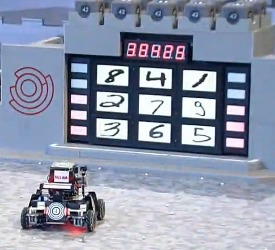
#> input picture parctice/digit_detection/c.jpg, 275 x 250 px
$ python -i rune_recog_template.py   (imports and definitions only)   (Python 2 division)   (older library calls are emulated)
#> lines starting #> are read from the running program, lines starting #| are printed output that depends on the picture; after the words box and inside, x2 and y2 are one past the last pixel; in counts of white or black regions, pixels touching at a corner belong together
#> further down, picture is the input picture: shape (250, 275, 3); mean B, G, R 168.5, 148.7, 140.5
### parctice/rune_recognition_template_cannyfilter/conv.py
import tensorflow as tf
import model as M
import numpy as np

BSIZE = 128

# [14 lines left out: function build_model, not called in this run]

def build_graph():
	img_holder = tf.placeholder(tf.float32,[None,28*28])
	lab_holder = tf.placeholder(tf.float32,[None,10])
	last_layer = build_model(img_holder)
	loss = tf.reduce_mean(tf.nn.sigmoid_cross_entropy_with_logits(labels=lab_holder,logits=last_layer))
	accuracy = M.accuracy(last_layer,tf.argmax(lab_holder,1))
	train_step = tf.train.AdamOptimizer(0.001).minimize(loss)
	return img_holder,lab_holder,loss,train_step,accuracy,last_layer

img_holder,lab_holder,loss,train_step,accuracy,last_layer = build_graph()

sess = tf.Session()
M.loadSess('./model/',sess)

def get_pred(imgs):
	scr = sess.run(tf.argmax(last_layer,1),feed_dict={img_holder:imgs})
	return scr

### parctice/rune_recognition_template_cannyfilter/rune_recog_template.py
import numpy as np
import cv2
import conv
import math
import time
import random
import sys
import matplotlib.pyplot as plt

start_time = time.time()
# TODO: Adjustable Parameters
TEST_FILE_NAME = 'C.jpg'
# Resizing the original image or not before processed it
RESIZING_PROCESSED_IMAGE = True
# In cnt_hier_classifier, to detemine the minimum threshold for the amount of
# contour in a level
CONTOUR_LEVEL_MINIMUM_CONTOUR_AMOUNT = 10
# In centroid_linearity_test, this is the parameters for hough line transform
# TODO: Please adjust this parameters depending on the situation on site
HOUGH_LINE_TRANSFORM_THRESHOLD = 4
HOUGH_LINE_RHO_RESOLUTION = 4
HOUGH_LINE_THETA_RESOLUTION = 0.5*np.pi/180
HOUGH_LINE_MIN_THETA = -20*np.pi/180
HOUGH_LINE_MAX_THETA = 20*np.pi/180
# CONSTANT
FONT = cv2.FONT_HERSHEY_SIMPLEX
WHITE = (255,255,255)
EPSILON = 0.00001

def cnt_hier_classifier(current_index, min_cnt_amt, all_hiers, all_cnts):
	"""
	This is the function that seperates the contours based on their level in hierarchy
	"""
	cnt = all_cnts[current_index]
	hier = all_hiers[current_index]
	current_cnt_levels = []
	if hier[0] != -1:
		current_cnt_levels = cnt_hier_classifier(hier[0], min_cnt_amt, all_hiers, all_cnts)
	else:
		if hier[2] == -1:
			current_cnt_levels = [[current_index]]
		else:
			current_cnt_levels = [[]]
	if hier[2] != -1:
		current_cnt_levels.extend(cnt_hier_classifier(hier[2], min_cnt_amt, all_hiers, all_cnts))
	else:
		current_cnt_levels[0].append(current_index)

	# Remove any contour levels that has less than min_cnt_amt
	if hier[1] == -1:
		if len(current_cnt_levels[0]) < min_cnt_amt:
			current_cnt_levels.pop(0)
	return current_cnt_levels

def points_linearity_test(points, img_shape, threshold, rho_res, theta_res, min_theta, max_theta):
	"""
	This is the function that checks if some of the points in points form a line.
	This is based on the Hough Line Transform.
	"""
	max_length = math.sqrt(img_shape[0]**2 + img_shape[1]**2)
	row = int(max_length / rho_res) + 1
	colomn = int((max_theta - min_theta) / theta_res) + 1
	polling_matrix = np.zeros((row,colomn), dtype=int)
	for point in points:
		for i in range(colomn):
			theta = i*theta_res + min_theta
			rho = point[0]*math.cos(theta) + point[1]*math.sin(theta)
			polling_matrix[int(rho/rho_res)][i] += 1
	return np.argwhere(polling_matrix > threshold)

def get_detection_rune(img_ori):
	"""
	Main Process
	"""
	# img_ori = cv2.imread(TEST_FILE_NAME)
	# Enlarge the image or not
	if RESIZING_PROCESSED_IMAGE == True:
		img = cv2.resize(img_ori, (800,800), interpolation = cv2.INTER_LINEAR)
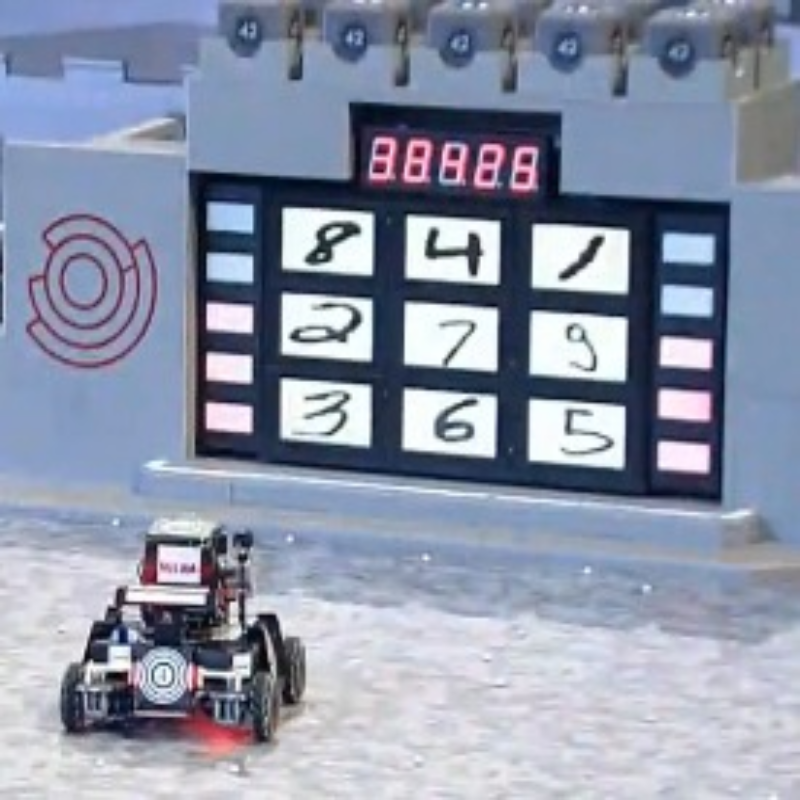
#> img: shape (800, 800, 3); mean B, G, R 168.4, 148.6, 140.4
	else:
		img = img_ori.copy()
	# Convert to grayscale
	img_gray = cv2.cvtColor(img,cv2.COLOR_BGR2GRAY)
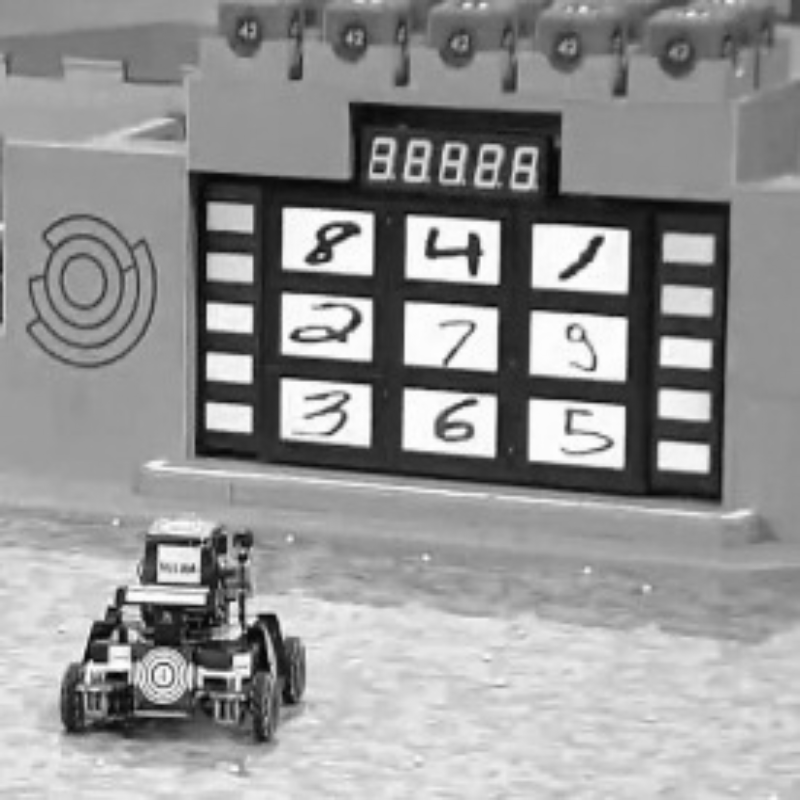
#> img_gray: shape (800, 800); min 3, max 255, mean 148.4
	# Blur the image to remove noises
	img_gray = cv2.GaussianBlur(img_gray, (5,5), 0)
	# Using otsu's binarization to threshold the image and find the scoreboard rectangle
	ret, th_img = cv2.threshold(img_gray,0,255,cv2.THRESH_BINARY+cv2.THRESH_OTSU)
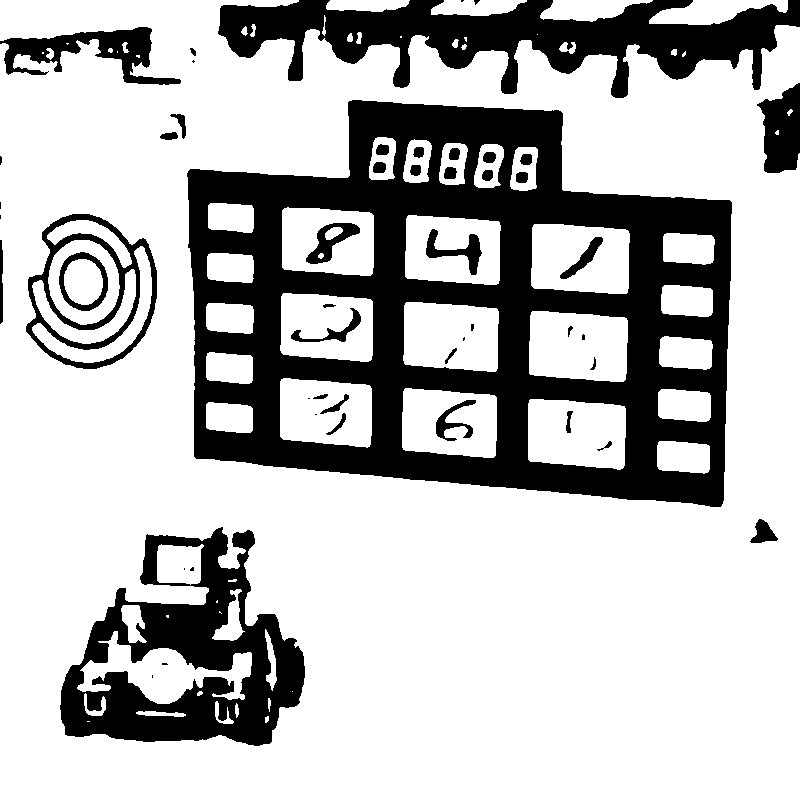
#> th_img: shape (800, 800); 73.1% white; 51 black regions (15 under 20 px)
#> ret = 121
	#cv2.imshow('', th_img)
	# Find the contours from the thresholded image
	_, cnts, hier = cv2.findContours(th_img, cv2.RETR_TREE, cv2.CHAIN_APPROX_SIMPLE)
#> cnts = 120 contours, 32 with area under 20; largest, box (x1, y1, x2, y2) and area: (0, 0, 800, 800) 598152, (186, 99, 733, 508) 177372, (59, 526, 306, 747) 34762, (25, 213, 158, 370) 15638, (529, 311, 628, 382) 6206
	# Sort the contours based on their level in the hierarchy
	contour_levels = cnt_hier_classifier(0, CONTOUR_LEVEL_MINIMUM_CONTOUR_AMOUNT, hier[0], cnts)
#> in cnt_hier_classifier, `cnt = all_cnts[current_index]`: cnt = [[777, 130], [775, 132], [775, 133], [776, 134], [778, 134], [778, 130]]
#> in cnt_hier_classifier, `current_cnt_levels = cnt_hier_classifier(hier[0], min_cnt_amt, all_hie..`: current_cnt_levels = 3 items
#> contour_levels = 3 items

	# Do linearity test based on the centroid and bounding rect top left of each contours
	side_rects_centroid = []
	side_rects_bnd_rect = []
	img_shape = img.shape
#> img_shape = (800, 800, 3)
	for level in contour_levels:
		contours = []
		centroid = []
		top_left = []
		bnd_rect = []
		for cnt_index in level:
			c = cnts[cnt_index]
			M = cv2.moments(c)
			if M["m00"] < 0.001:
				continue
			# Find the centroid of the contours
			contours.append(c)
			cX = int(M["m10"] / M["m00"])
			cY = int(M["m01"] / M["m00"])
			centroid.append([cX,cY])
			# Find the top left of the bounding rect
			x,y,w,h = cv2.boundingRect(c)
			top_left.append([x,y])
			bnd_rect.append([x,y,w,h])

		centroid_lines = points_linearity_test(centroid, img_shape\
												, HOUGH_LINE_TRANSFORM_THRESHOLD\
												, HOUGH_LINE_RHO_RESOLUTION\
												, HOUGH_LINE_THETA_RESOLUTION\
												, HOUGH_LINE_MIN_THETA\
												, HOUGH_LINE_MAX_THETA)
		top_left_lines = points_linearity_test(top_left, img_shape\
												, HOUGH_LINE_TRANSFORM_THRESHOLD\
												, HOUGH_LINE_RHO_RESOLUTION\
												, HOUGH_LINE_THETA_RESOLUTION\
												, HOUGH_LINE_MIN_THETA\
												, HOUGH_LINE_MAX_THETA)
		if len(centroid_lines) == 0:
			continue
		if len(top_left_lines) == 0:
			continue
		centroid_line_points = [[] for i in range(len(centroid_lines))]
		top_left_line_points = [[] for i in range(len(top_left_lines))]

		for i in range(len(contours)):
			cnt = contours[i]
			ctr = centroid[i]
			tpl = top_left[i]
			for j in range(len(centroid_lines)):
				theta = centroid_lines[j][1]
				theta = (theta*HOUGH_LINE_THETA_RESOLUTION) + HOUGH_LINE_MIN_THETA
				rho = ctr[0]*math.cos(theta) + ctr[1]*math.sin(theta)
				rho = int(rho / HOUGH_LINE_RHO_RESOLUTION)
				if rho == centroid_lines[j][0]:
					centroid_line_points[j].append(i)

			for j in range(len(top_left_lines)):
				theta = top_left_lines[j][1]
				theta = (theta*HOUGH_LINE_THETA_RESOLUTION) + HOUGH_LINE_MIN_THETA
				rho = tpl[0]*math.cos(theta) + tpl[1]*math.sin(theta)
				rho = int(rho / HOUGH_LINE_RHO_RESOLUTION)
				if rho == top_left_lines[j][0]:
					top_left_line_points[j].append(i)

		#print(top_left_line_points)
		#print(centroid_line_points)
		for points in top_left_line_points:
			if points in centroid_line_points:
				for idx in points:
					side_rects_centroid.append(centroid[idx])
					side_rects_bnd_rect.append(bnd_rect[idx])
#> this loop made 3 passes
#> (level, centroid_lines, top_left_lines) on pass 2: ([101, 92, 91, 90, 82, 77, 76, 67, 62, 61], [[57, 40], [58, 42], [173, 43], [174, 44]], [[52, 41], [166, 42], [167, 44], [168, 45]])
#> after the loop, side_rects_bnd_rect = 20 items, first 6: [208, 203, 46, 30], [207, 253, 47, 30], [206, 303, 48, 31], [206, 352, 47, 32], [206, 402, 47, 31], [663, 233, 52, 32]; side_rects_centroid = [[230, 217], [230, 267], [229, 317], [229, 367], [228, 417], [688, 248], [686, 300], [685, 352], [684, 404], [682, 456], [688, 248], [686, 300], [685, 352], [684, 404], [682, 456], [688, 248], [686, 300], [685, 352], [684, 404], [682, 456]]

	center = np.array(side_rects_centroid)
#> center = 20 rows, first 8: [230, 217], [230, 267], [229, 317], [229, 367], [228, 417], [688, 248], [686, 300], [685, 352]
	center = center[:,0]
#> center = 20 values, max 688 at index 5, min 228 at index 4, mean 571
	center = np.mean(center)
#> center = 571
	sr_tl = [0,10000]
	sr_bl = [0,0]
	sr_tr = [0,10000]
	sr_br = [0,0]
	for centroid in side_rects_centroid:
	    if centroid[0] < center:
	        if centroid[1] < sr_tl[1]:
	            sr_tl = centroid

	        if centroid[1] > sr_bl[1]:
	            sr_bl = centroid

	    elif centroid[0] > center:
	        if centroid[1] < sr_tr[1]:
	            sr_tr = centroid

	        if centroid[1] > sr_br[1]:
	            sr_br = centroid
#> this loop made 20 passes

	print sr_tl,sr_tr,sr_bl,sr_br
#| [230, 217] [688, 248] [228, 417] [682, 456]
	pts1 = np.float32([sr_tl,sr_tr,sr_bl,sr_br])
#> pts1 = [[230, 217], [688, 248], [228, 417], [682, 456]]
	pts2 = np.float32([[50, 280],[1390, 280],[50, 800],[1390, 800]])
	pts2 = pts2 + np.float32([70, 35])
	M = cv2.getPerspectiveTransform(pts1,pts2)
#> M = [[3.1, 0.026, -596.3], [-0.147, 2.6, -210.8], [9.49e-05, -4.07e-05, 1]]

	dst = cv2.warpPerspective(img,M,(1580,1050))
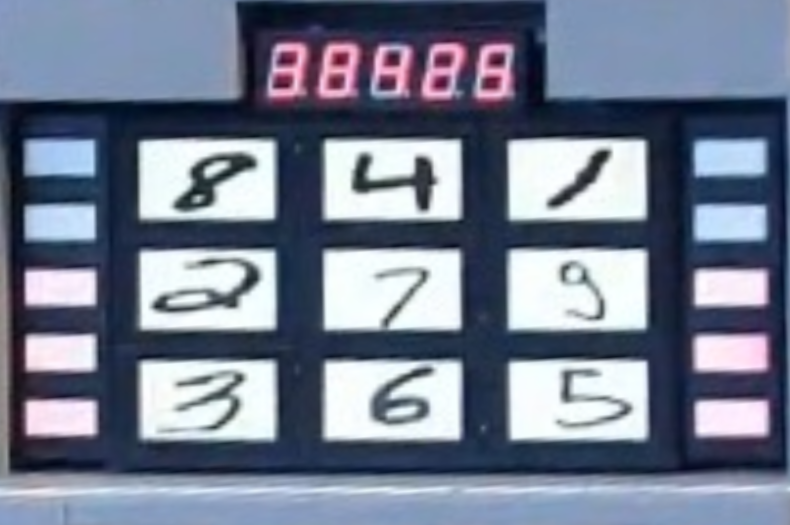
#> dst: shape (1050, 1580, 3) (shown at 1/2 size); mean B, G, R 143.5, 124.5, 115.6

	for rect in side_rects_bnd_rect:
		# Draw the rectangles
		cv2.rectangle(img, (rect[0], rect[1]), (rect[0] + rect[2], rect[1] + rect[3]), (0, 255, 0), 3)
		pass
#> this loop made 20 passes
#> rect on passes 1 to 12: [208, 203, 46, 30], [207, 253, 47, 30], [206, 303, 48, 31], [206, 352, 47, 32], [206, 402, 47, 31], [663, 233, 52, 32], [661, 285, 52, 32], [659, 336, 54, 34], [658, 389, 53, 33], [657, 441, 53, 33], [663, 233, 52, 32], [661, 285, 52, 32]
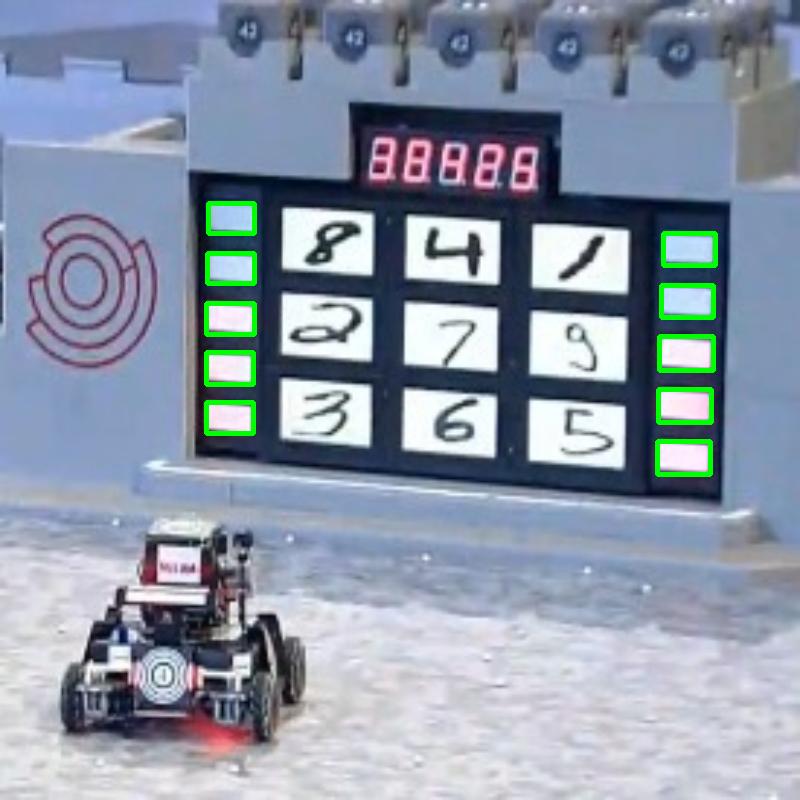
#> img: shape (800, 800, 3); 1.26% of pixels changed, all inside (x1, y1, x2, y2) = (204, 201, 718, 477)

	# cv2.imshow('aaa',th_img)
	# cv2.imshow('bbb',img)
	#cv2.imshow('ccc', dst)

	digits_rect = [(280,275),(650,275),(1020,275),(280,495),(650,495),(1020,495),(280,715),(650,715),(1020,715)]
	# recognize digits here
	digit_imgs = []
	for x,y in digits_rect:
		buf = dst[y+10:y+150,x+15:x+265]
		buf = cv2.cvtColor(buf,cv2.COLOR_BGR2GRAY)
		buf = cv2.resize(buf,(24,24))
		buf = cv2.copyMakeBorder(buf, 2, 2, 2, 2, cv2.BORDER_CONSTANT, value=WHITE)
		buf = buf.reshape([-1])
		buf = 255 - buf
		buf = np.float32(buf) / 255.
		digit_imgs.append(buf)
#> this loop made 9 passes
#> pass 1, in get_detection_rune, `buf = dst[y+10:y+150,x+15:x+265]`:
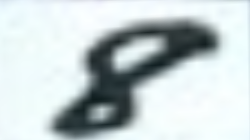
#> buf: shape (140, 250, 3); mean B, G, R 207.5, 206, 195.4
#> pass 1, in get_detection_rune, `buf = cv2.copyMakeBorder(buf, 2, 2, 2, 2, cv2.BORDER_CONSTANT, value=W..`:
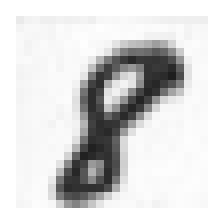
#> buf: shape (28, 28) (shown 8 times larger); min 30, max 255, mean 216.8
#> after the loop, digit_imgs = 9 items

#> (the run stopped early here; a loop or call above may not have finished)
